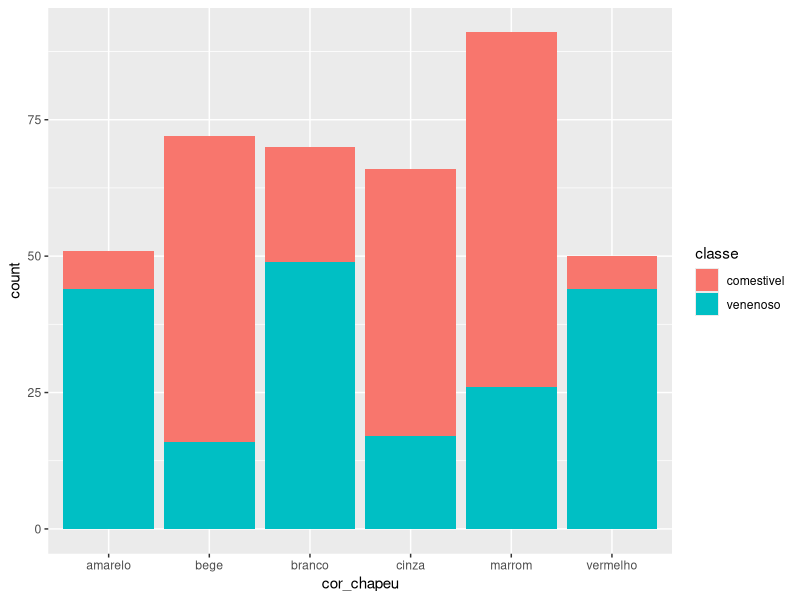
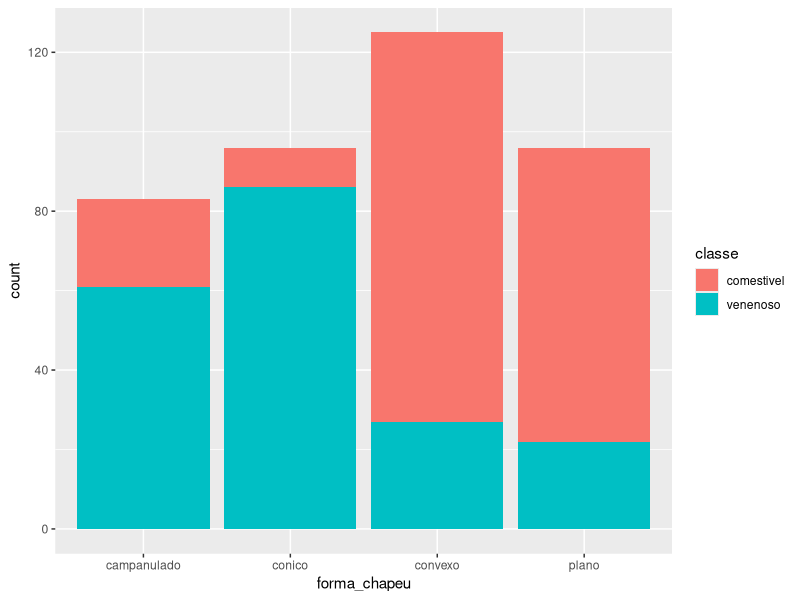
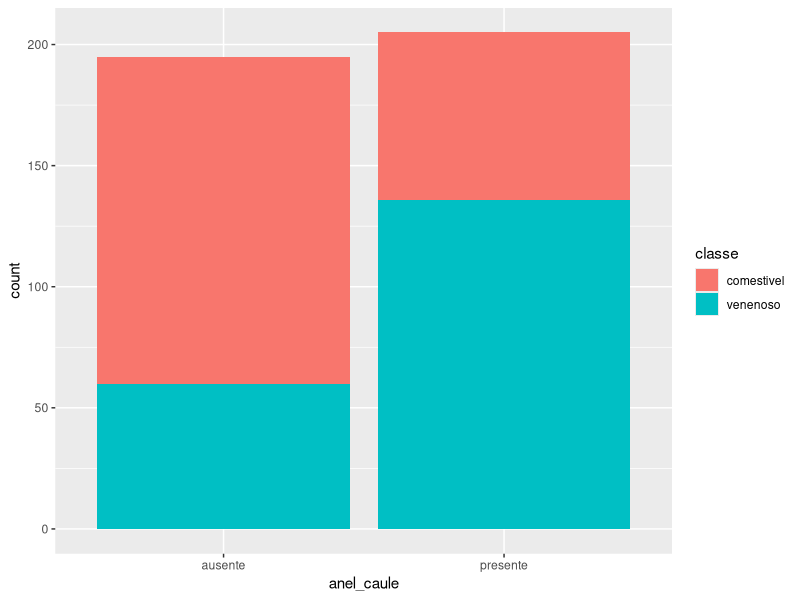
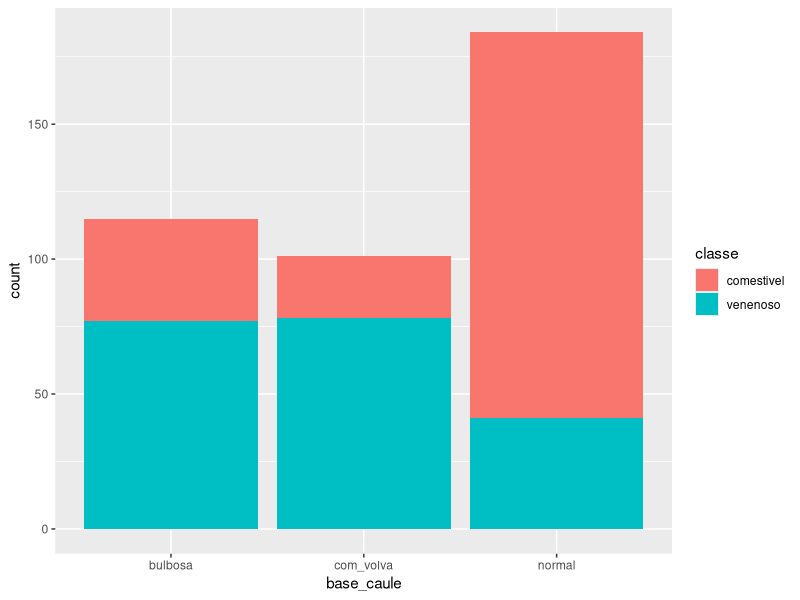
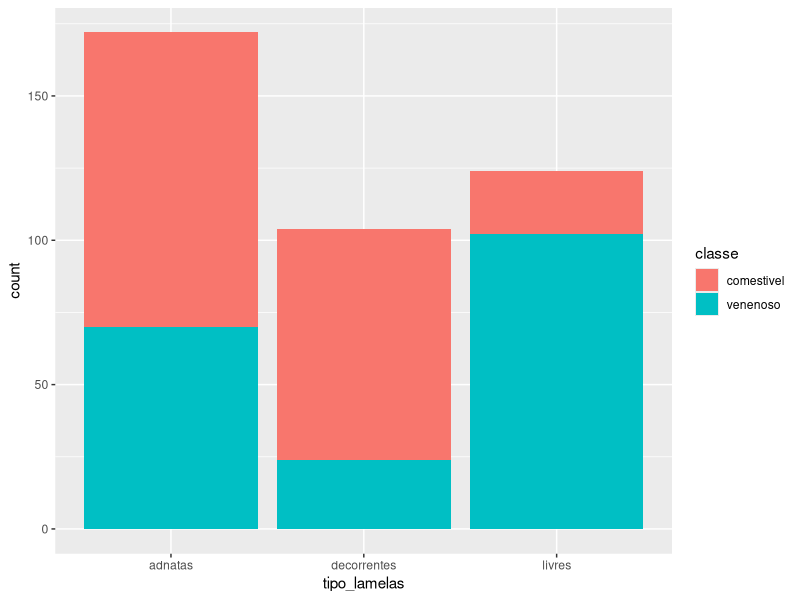
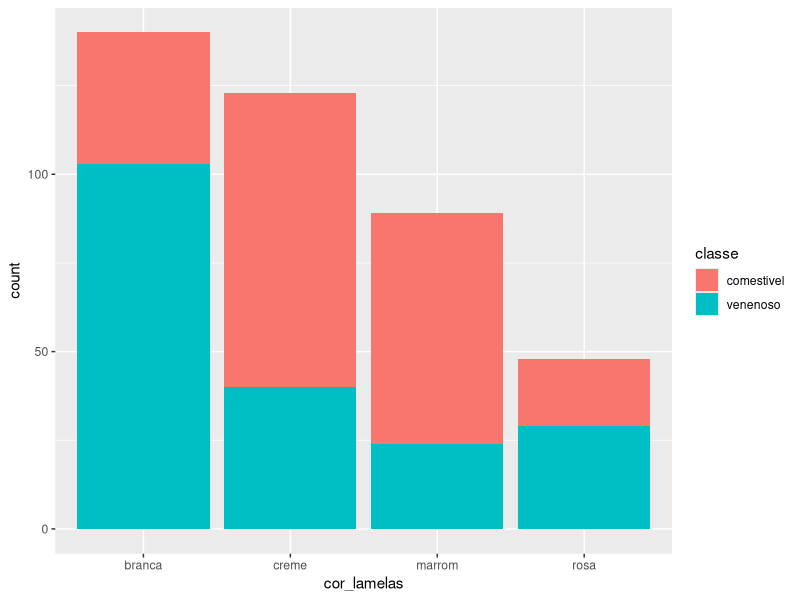
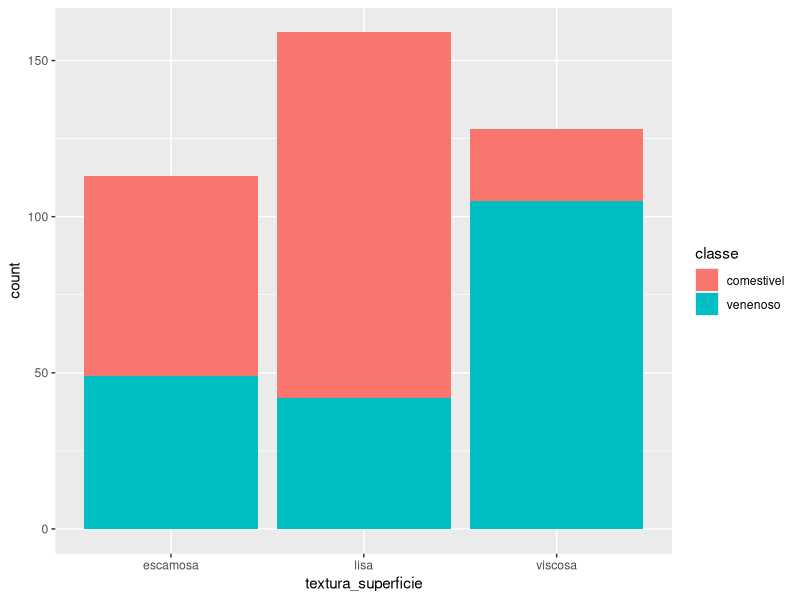
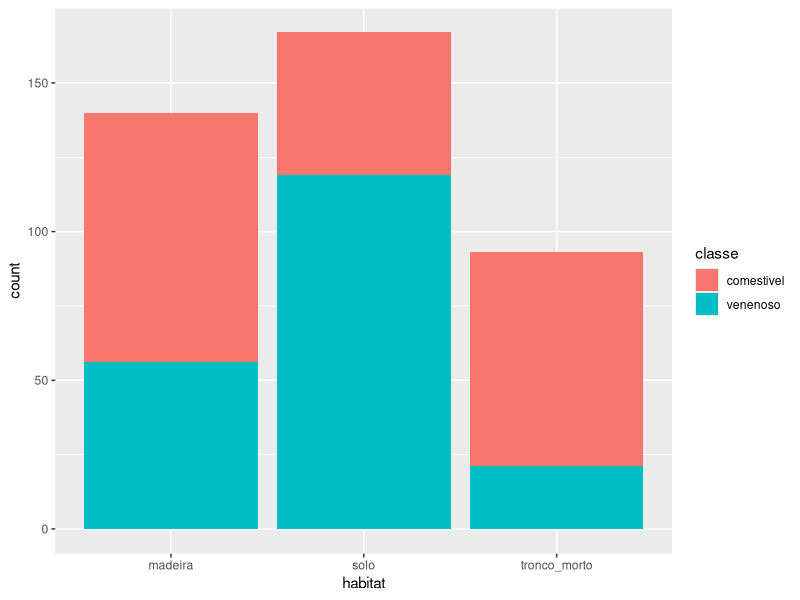

These figures' R source, in order: (Note: this script raises an error after producing the figures.)
library(ggplot2)
library(dplyr)
library(readr)

dados <- read.csv('cogumelos_dataset.csv')

summary(dados)
str(dados)

dados <- dados |>
  mutate(across(where(is.character), as.factor))

sum(is.na(dados)) # sem dados faltantes

plot_count <- function(data, x_var){
  p <- ggplot(data, aes(x={{x_var}}, fill=classe)) 
  p <- p + geom_bar()
  
  return(p)
}

plot_count(dados, cor_chapeu)
plot_count(dados, forma_chapeu)
plot_count(dados, anel_caule)
plot_count(dados, base_caule)
plot_count(dados, tipo_lamelas)
plot_count(dados, cor_lamelas)
plot_count(dados, textura_superficie)
plot_count(dados, habitat)
plot_count(dados, sazonalidade)

plot_count(dados |>
  filter(cor_chapeu %in% c('amarelo', 'branco', 'vermelho')) |>
  filter(anel_caule == 'presente') |>
  filter(tipo_lamelas %in% c('adnatas', 'decorrentes')) |>
  filter(textura_superficie %in% c('escamosa', 'lisa')) |>
  filter(cor_lamelas %in% c('branca', 'marrom')) |>
  filter(base_caule == 'normal') |>
  filter(habitat != 'tronco_morto'), forma_chapeu) +
  labs(title='Para chapeus amarelos, brancos e vermelhos')

plot_count(dados |>
  filter(cor_chapeu %in% c('amarelo', 'branco', 'vermelho')) |>
  filter(anel_caule == 'ausente') |> 
  filter(habitat = 'solo') |>
  filter(tipo_lamelas != 'decorrentes') |>
  filter(base_caule != 'bulbosa') |> 
  filter(cor_lamelas %in% c('branca', 'marrom')) |>
  filter(forma_chapeu == 'plano') |>
  filter(sazonalidade == 'primavera'), textura_superficie) +
  labs(title='Para chapeus amarelos, brancos e vermelhos')

plot_count(dados |>
  filter(cor_chapeu %in% c('amarelo', 'branco', 'vermelho')) |>
  filter(anel_caule == 'ausente') |> 
  filter(habitat %in% c('madeira', 'tronco_morto')) |>
  filter(base_caule != 'com_volva') |> 
  filter(forma_chapeu %in% c('conico', 'campanulado')) |>
  filter(cor_lamelas == 'creme') |> 
  filter(tipo_lamelas != 'decorrentes'), sazonalidade) +
  labs(title='Para chapeus amarelos, brancos e vermelhos')

plot_count(dados |>
  filter(cor_chapeu %in% c('marrom', 'cinza', 'bege')) |>
  filter(anel_caule == 'ausente') |> 
  filter(tipo_lamelas != 'decorrentes') |>
  filter(textura_superficie == 'lisa') |>
  filter(sazonalidade == 'outono') |> 
  filter(cor_lamelas == 'branca'), base_caule) +
  labs(title='Para chapeus marrom, cinza e bege')

plot_count(dados |>
  filter(cor_chapeu %in% c('marrom', 'cinza', 'bege')) |>
  filter(anel_caule == 'ausente') |> 
  filter(tipo_lamelas != 'decorrentes') |>
  filter(textura_superficie != 'lisa') |>
  filter(forma_chapeu != 'conico') |>
  filter(cor_lamelas != 'marrom') |>
  filter(habitat != 'tronco_morto') |>
  filter(base_caule != 'normal'), sazonalidade) +
  labs(title='Para chapeus marrom, cinza e bege')

plot_count(dados |>
  filter(cor_chapeu %in% c('marrom', 'cinza', 'bege')) |>
  filter(anel_caule == 'presente') |>
  filter(forma_chapeu %in% c('plano', 'convexo')) |>
  filter(sazonalidade != 'verao') |>
  filter(cor_lamelas != 'marrom') |>
  filter(base_caule != 'normal') |>
  filter(sazonalidade != 'primavera') |>
  filter(textura_superficie != 'viscosa') |>
  filter(habitat != 'madeira'), tipo_lamelas) +
  labs(title='Para chapeus marrom, cinza e bege')

plot_count(dados |>
  filter(cor_chapeu %in% c('marrom', 'cinza', 'bege')) |>
  filter(anel_caule == 'presente') |>
  filter(forma_chapeu %in% c('campanulado', 'conico')) |> 
  filter(tipo_lamelas != 'livres') |>
  filter(base_caule != 'bulbosa') |>
  filter(sazonalidade != 'inverno') |>
  filter(habitat != 'solo') |>
  filter(cor_lamelas == 'branca') |>
  filter(textura_superficie == 'lisa'), textura_superficie) +
  labs(title='Para chapeus marrom, cinza e bege')

arvore <- function(data) {
  n <- nrow(data)
  predictions <- logical(n)
  
  for (i in 1:n) {
    row <- data[i, ]
    
    cor_chapeu <- as.character(row$cor_chapeu)
    anel_caule <- as.character(row$anel_caule)
    tipo_lamelas <- as.character(row$tipo_lamelas)
    textura_superficie <- as.character(row$textura_superficie)
    cor_lamelas <- as.character(row$cor_lamelas)
    base_caule <- as.character(row$base_caule)
    habitat <- as.character(row$habitat)
    forma_chapeu <- as.character(row$forma_chapeu)
    sazonalidade <- as.character(row$sazonalidade)
    
    if (cor_chapeu %in% c('amarelo', 'branco', 'vermelho')) {
      if (anel_caule == 'presente') {
        if (tipo_lamelas == 'livres') {
          predictions[i] <- FALSE # venenoso
        } 
        else { # tipo_lamelas == ('adnatas', 'decorrentes')
          if (textura_superficie == 'viscosa') {
            predictions[i] <- FALSE # venenoso
          } 
          else { # textura_superficie == {'escamosa', 'lisa'}
            if (cor_lamelas == 'rosa') {
              predictions[i] <- FALSE
            }
            else if (cor_lamelas == 'creme') {
              predictions[i] <- TRUE
            }
            else { # cor_lamelas == ('branca', 'marrom')
              if (base_caule %in% c('bulbosa', 'com_volva')) {
                predictions[i] <- FALSE
              }
              else { # base_caule == 'normal'
                if (habitat == 'tronco_morto') {
                  predictions[i] <- TRUE
                }
                else { # habitat == ('solo', 'madeira')
                  if (forma_chapeu == 'conico') {
                    predictions[i] <- FALSE
                  }
                  else {
                    predictions[i] <- TRUE
                  }
                }
              }
            }
          }
        }
      } 
      else { # anel_caule == 'ausente'
        if (habitat == 'solo') {
          if (tipo_lamelas == 'decorrentes') {
            predictions[i] <- FALSE
          }
          else { # tipo_lamelas == ('adnatas', 'livres')
            if (base_caule == 'bulbosa') {
              predictions[i] <- FALSE
            }
            else { # base_caule == ('com_volva', 'normal')
              if (cor_lamelas %in% c('creme', 'rosa')) {
                predictions[i] <- FALSE
              }
              else { # cor_lamelas
                if (forma_chapeu %in% c('campanulado', 'conico')) {
                  predictions[i] <- FALSE
                }
                else if (forma_chapeu == 'convexo') {
                  predictions[i] <- TRUE
                }
                else { # forma_chapeu == plano
                  if (sazonalidade == 'inverno') {
                    predictions[i] <- TRUE
                  }
                  else if (sazonalidade == 'outono') {
                    predictions[i] <- FALSE
                  }
                  else { # sazonalidade == 'primavera'
                    if (textura_superficie == 'lisa')
                      predictions[i] <- TRUE
                    else {
                      predictions[i] <- FALSE
                    }
                  }
                }
              }
            }
          }
        }
        else { # habitat == ('madeira', 'tronco_morto')
          if (base_caule == 'com_volva') {
            if (textura_superficie == 'escamosa') {
              if (forma_chapeu == 'conico') {
                predictions[i] <- FALSE
              }
              else { # forma_chapeu == campanulado
                if (sazonalidade == 'verao') {
                  predictions[i] <- FALSE
                }
                else {
                  predictions[i] <- TRUE
                }
              }
            }
            else {
              predictions[i] <- FALSE
            }
          }
          else { # base_caule == ('bulbosa', 'normal')
            if (forma_chapeu %in% c('convexo', 'plano')) {
              predictions[i] <- TRUE
            }
            else { # forma_chapeu == ('conico', 'campanulado')
              if (cor_lamelas == 'creme') {
                if (tipo_lamelas == 'decorrentes') {
                  predictions[i] <- TRUE
                }
                else {
                  predictions[i] <- FALSE
                }
              }
              else {
                predictions[i] <- FALSE
              }
            }
          }
        }
      }
    } 
    else { # cor == ('marrom', 'cinza', 'bege')
      if (anel_caule == 'ausente') {
        if (tipo_lamelas == 'decorrentes') {
          predictions[i] <- TRUE
        }
        else { 
          if (textura_superficie == 'lisa') {
            if (sazonalidade == 'outono') {
              if (cor_lamelas == 'branca') {
                if (base_caule == 'normal') {
                  predictions[i] <- TRUE
                }
                else {
                  predictions[i] <- FALSE
                }
              }
              else { # cor_lamelas != branca
                predictions[i] <- TRUE
              }
            }
            else { # sazonalidade != 'outono'
              predictions[i] <- TRUE
            }
            
          }
          else { # textura_superficie == ('escamosa', 'viscosa')
            if (forma_chapeu == 'conico') {
              predictions[i] <- FALSE
            }
            else {
              if (cor_lamelas == 'marrom') {
                predictions[i] <- TRUE
              } 
              else { # cor_lamelas != marrom
                if (habitat == 'tronco_morto') {
                  predictions[i] <- TRUE
                }
                else {
                  if (base_caule == 'normal') {
                    predictions[i] <- TRUE
                  }
                  else {
                    if (sazonalidade == 'outono') {
                      predictions[i] <- TRUE
                    }
                    else {
                      predictions[i] <- FALSE
                    }
                  }
                }
              }
            }
          }
        }
      }
      else { # anel_caule == 'presente'
        if (forma_chapeu %in% c('plano', 'convexo')) {
          if (sazonalidade == 'verao') {
            predictions[i] <- TRUE
          }
          else {
            if (cor_lamelas == 'marrom') {
              predictions[i] <- TRUE
            }
            else {
              if (base_caule == 'normal') {
                predictions[i] <- TRUE
              }
              else {
                if (sazonalidade == 'primavera') {
                  predictions[i] <- FALSE
                }
                else {
                  if (textura_superficie == 'viscosa') {
                    predictions[i] <- FALSE
                  }
                  else {
                    if (habitat == 'madeira') {
                      predictions[i] <- TRUE
                    }
                    else {
                      if (tipo_lamelas == 'adnatas') {
                        predictions[i] <- TRUE
                      }
                      else {
                        predictions[i] <- FALSE
                      }
                    }
                  }
                }
              }
            }
          }
        }
        else { # forma_chapeu == (campanulado, conico)
          if (tipo_lamelas == 'livres') {
            if (textura_superficie == 'lisa') {
              if (base_caule == 'bulbosa') {
                predictions[i] <- FALSE
              }
              else {
                predictions[i] <- TRUE
              }
            }
            else {
              predictions[i] <- FALSE
            }
          }
          else { # tipo_lamelas == 'decorrentes', 'adnatas'
            if (base_caule == 'bulbosa') {
              predictions[i] <- FALSE
            }
            else {
              if (sazonalidade == 'inverno') {
                predictions[i] <- TRUE
              }
              else {
                if (habitat == 'solo') {
                  if (textura_superficie == 'viscosa') {
                    predictions[i] <- FALSE
                  }
                  else if (textura_superficie == 'lisa') {
                    predictions[i] <- TRUE
                  }
                  else { # textura_superficie == 'escamosa'
                    predictions[i] <- FALSE
                  }
                }
                else { # habitat != 'solo'
                  if (cor_lamelas == 'branca') {
                    if (textura_superficie == 'escamosa') {
                      predictions[i] <- TRUE
                    }
                    else  {
                      predictions[i] <- FALSE
                    }
                  }
                  else {
                    predictions[i] <- TRUE
                  }
                }
              }
            }
          }
        }
      }
    }
  }
  return(predictions)
}

y <- dados$classe == 'comestivel'
# previsao dos dados
yhat <- arvore(dados)

# acuracia
acuracia <- sum(y == yhat) / length(y)

# matrix de confusão
conf_matrix <- table(Actual=y, Predicted=yhat)
conf_matrix

# adotarei a classe comestível como positiva e a venenoso como negativa
TN <- conf_matrix['FALSE', 'FALSE']
TP <- conf_matrix['TRUE', 'TRUE']
FN <- conf_matrix['TRUE', 'FALSE']
FP <- conf_matrix['FALSE', 'TRUE']

precisao <- TP / (TP + FP)
recall <- TP / (TP + FN)

erros_idx <- y != yhat
erros <- dados[erros_idx, ]
